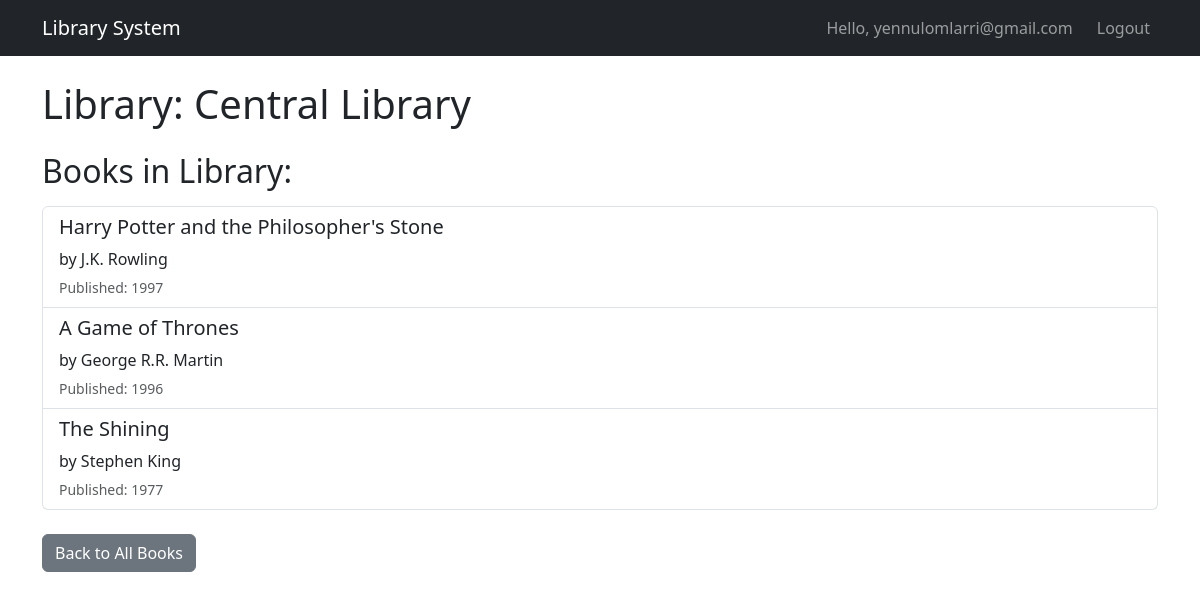
Page /library/1/ (signed in) on the committed database.
### relationship_app/models.py (models this page shows, shortened)
class Library(models.Model):
    name = models.CharField(max_length=100)
    books = models.ManyToManyField(Book)

class Book(models.Model):
    title = models.CharField(max_length=200)
    author = models.ForeignKey(Author, on_delete=models.CASCADE)
    publication_year = models.IntegerField(null=True, blank=True)
    class Meta:
        permissions = [
            ("can_add_book", "Can add book"),
            ("can_change_book", "Can change book"),
            ("can_delete_book", "Can delete book"),
        ]

class Author(models.Model):
    name = models.CharField(max_length=100)

### relationship_app/views.py (the view)
# urls.py: path('library/<int:pk>/', LibraryDetailView.as_view(), name='library_detail'),
class LibraryDetailView(DetailView):
    model = Library
    template_name = 'relationship_app/library_detail.html'
    context_object_name = 'library'

### templates/relationship_app/library_detail.html (shortened to what this page needs)
{% extends 'relationship_app/base.html' %}
{% block content %}
<h1 class="mb-4">Library: {{ library.name }}</h1>
<h2 class="mb-3">Books in Library:</h2>
{% if library.books.all %}
    <div class="list-group">
        {% for book in library.books.all %}
        <div class="list-group-item">
            <h5>{{ book.title }}</h5>
            <p class="mb-1">by {{ book.author.name }}</p>
            {% if book.publication_year %}
                <small class="text-muted">Published: {{ book.publication_year }}</small>
            {% endif %}
        </div>
        {% endfor %}
    </div>
{% else %}
    <div class="alert alert-info">
        No books available in this library.
    </div>
{% endif %}
<div class="mt-4">
    <a href="{% url 'list_books' %}" class="btn btn-secondary">Back to All Books</a>
</div>
{% endblock %}

### templates/relationship_app/base.html (shortened to what this page needs)
<!DOCTYPE html>
<html lang="en">
<head>
    <link href="https://cdn.jsdelivr.net/npm/bootstrap@5.3.0/dist/css/bootstrap.min.css" rel="stylesheet">
</head>
<body>
    <nav class="navbar navbar-expand-lg navbar-dark bg-dark">
        <div class="container">
            <a class="navbar-brand" href="{% url 'list_books' %}">Library System</a>
            <div class="navbar-nav ms-auto">
                {% if user.is_authenticated %}
                    <span class="navbar-text me-3">Hello, {{ user.username }}</span>
                    <a class="nav-link" href="{% url 'logout' %}">Logout</a>
                {% else %}
                    <a class="nav-link" href="{% url 'login' %}">Login</a>
                    <a class="nav-link" href="{% url 'register' %}">Register</a>
                {% endif %}
            </div>
        </div>
    </nav>
    <div class="container mt-4">
        {% block content %}
        {% endblock %}
    </div>
</body>
</html>

### rows in the picture
Library: name "Central Library"
Book: title "Harry Potter and the Philosopher's Stone", author.name "J.K. Rowling", publication_year "1997"
Book: title "A Game of Thrones", author.name "George R.R. Martin", publication_year "1996"
Book: title "The Shining", author.name "Stephen King", publication_year "1977"

### other values in the picture
{{ user.username }} "yennulomlarri@gmail.com"
